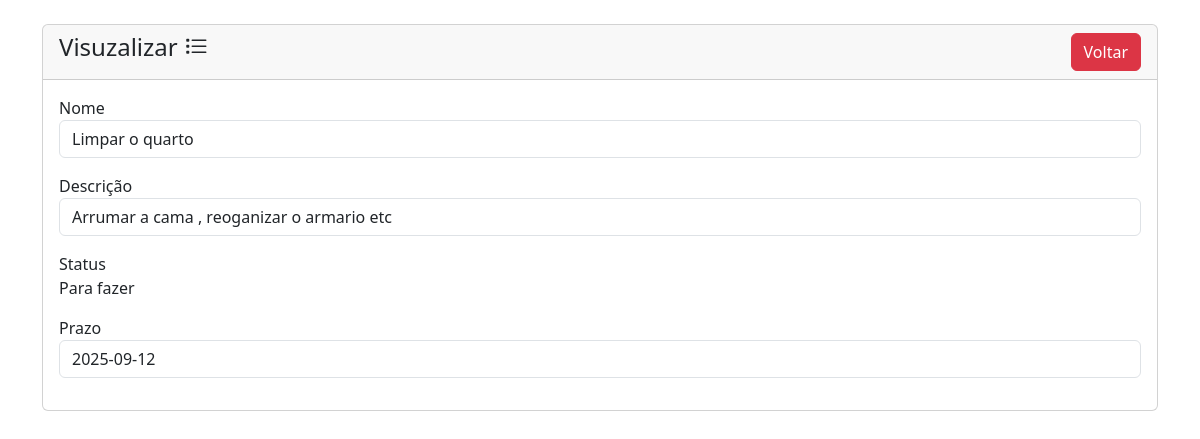
/todolist/viwer.php?id=7, run on the app's committed database.
### tables this page shows
CREATE TABLE `lista_de_tarefas` (
  `id` bigint(20) UNSIGNED NOT NULL,
  `nome` varchar(255) NOT NULL,
  `descricao` varchar(255) DEFAULT NULL,
  `status` bigint(20) NOT NULL,
  `data_limite` date NOT NULL
);

### todolist/viwer.php (the view, shortened to what this page needs)
<?php
require 'conexaolist.php';
function transformarStatus($status) {
    if ($status == 0) {
        return "Para fazer";
    } elseif ($status == 1) {
        return  "Em Andamento";
    } else {
        return "Concluída";
    }
}
?>
<!DOCTYPE html>
<html lang="pt-BR">
<head>
    <link href="https://cdn.jsdelivr.net/npm/bootstrap@5.3.3/dist/css/bootstrap.min.css" rel="stylesheet">
    <link rel="stylesheet" href="https://cdn.jsdelivr.net/npm/bootstrap-icons@1.11.3/font/bootstrap-icons.min.css">
</head>
<body>
    <div class="container mt-4">
        <div class="row">
            <div class="col-md-12">
                <div class="card">
                    <div class="card-header">
                        <h4>
                            Visuzalizar <i class="bi bi-list-task"></i>
                            <a href="index.php" class="btn btn-danger float-end">Voltar</a>
                        </h4>
                    </div>
                    <div class="card-body">
                        <?php
                        if(isset($_GET['id'])) {
                            $lista_id = mysqli_real_escape_string($conexao, $_GET['id']);
                            $sql = "SELECT * FROM lista_de_tarefas WHERE id='$lista_id'";
                            $query = mysqli_query($conexao, $sql);
                            if (mysqli_num_rows($query) > 0) {
                                $lista = mysqli_fetch_array($query);
                              ?>
                            <div class="mb-3">
                                <label>Nome</label>
                                <p class="form-control">
                                <?=$lista['nome'];?>
                                </p>
                            </div>
                            <div class="mb-3">
                                <label>Descrição</label>
                                <p class="form-control">
                                <?=$lista['descricao'];?>
                                </p>
                            </div>
                            <div class="mb-3">
                                <label>Status</label>
                                <p>
                                <?=transformarStatus($lista['status'])?>
                                </p>
                            </div>
                            <div class="mb-3">
                                <label>Prazo</label>
                                <p class="form-control">
                                <?=$lista['data_limite'];?>
                                </p>
                            </div>
                        <?php
                        }else{
                            echo"<h5>Tarefa não encontrada</h5>";
                        }
                       }
                    ?>
                    </div>
                </div>
            </div>
        </div>
    </div>
</body>
</html>

### data on the page
lista_de_tarefas: nome "Limpar o quarto", descricao "Arrumar a cama , reoganizar o armario etc", data_limite "2025-09-12"
